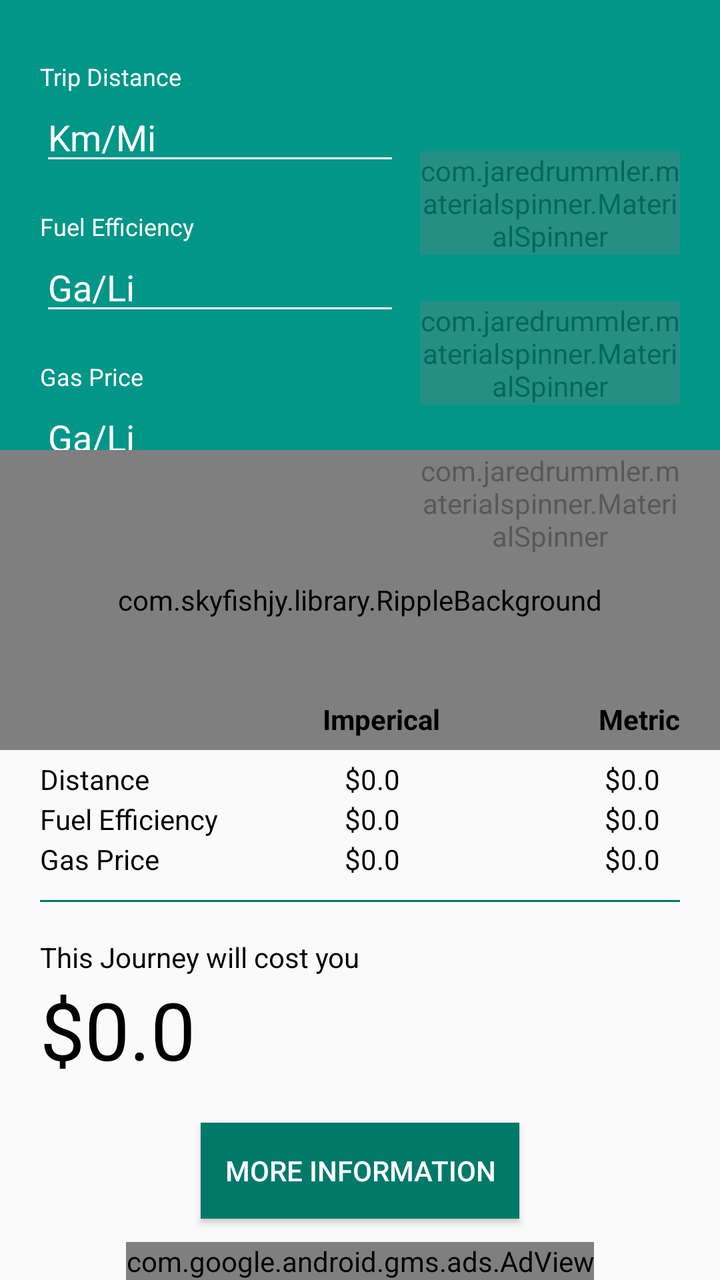
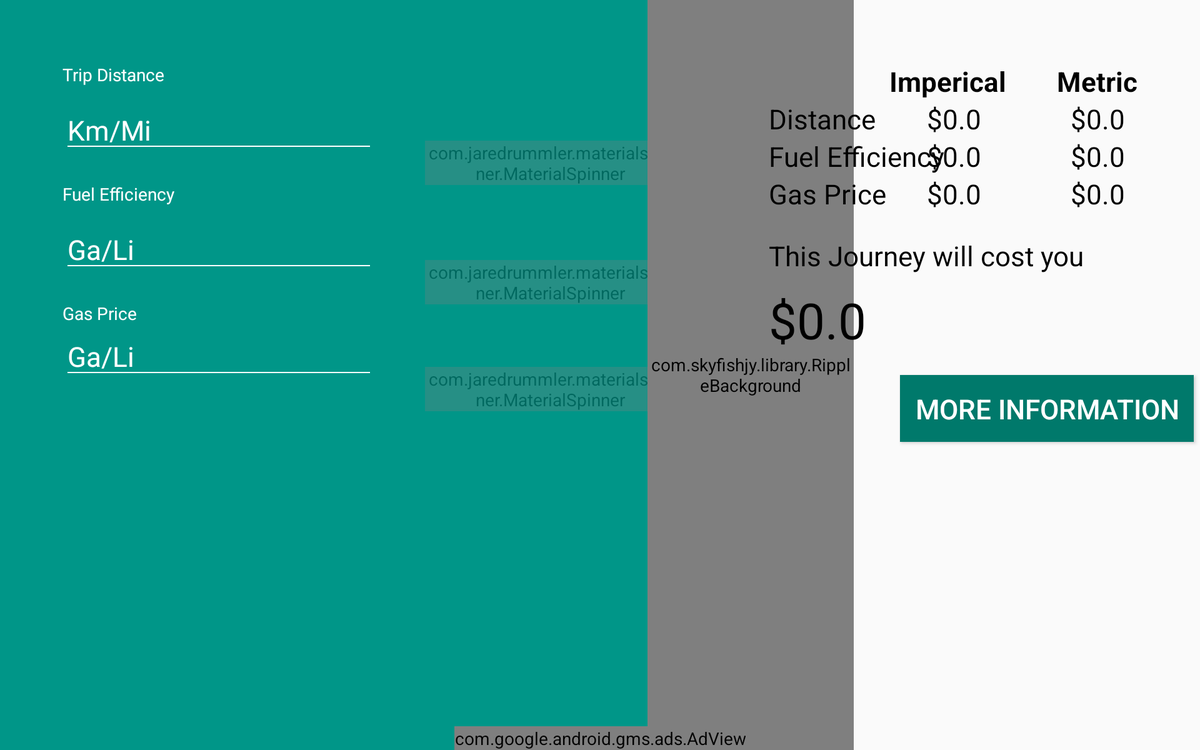

One screen, two layout resources from the same app: the default and the repository's alternative for another configuration. Each is rendered where Android would select it; the XML of both is given below.
<!-- AndroidManifest.xml: application theme AppTheme -->
<!-- res/layout/fuel.xml -->
<RelativeLayout xmlns:android="http://schemas.android.com/apk/res/android"
    xmlns:tools="http://schemas.android.com/tools"
    android:layout_width="match_parent"
    android:layout_height="match_parent"
    xmlns:app="http://schemas.android.com/apk/res-auto"
    tools:context="com.xhords.handycalculator.handycalculator.MainActivity">


    <android.support.v4.widget.NestedScrollView
        android:id="@+id/fuel_scroll"
        android:layout_width="match_parent"
        android:layout_height="match_parent"
        android:layout_alignParentTop="true"
        android:layout_alignParentLeft="true"
        android:layout_alignParentStart="true">

        <RelativeLayout
            android:layout_width="match_parent"
            android:layout_height="match_parent">

            <ImageView
                android:layout_width="match_parent"
                android:layout_height="300dp"
                android:background="@color/fuel_primary_light"/>

            <TextView
                android:id="@+id/txt_distance"
                android:layout_width="wrap_content"
                android:layout_height="wrap_content"
                android:text="@string/trip_dist"
                android:layout_marginLeft="20dp"
                android:layout_marginTop="30dp"
                android:textColor="@color/text_color_white"
                android:textSize="@dimen/textview_lable_size"/>

            <EditText
                android:id="@+id/trip_dist"
                android:layout_width="180dp"
                android:layout_height="wrap_content"
                android:hint="Km/Mi"
                android:layout_marginLeft="20dp"
                android:layout_below="@+id/txt_distance"
                android:textColor="@color/text_color_white"
                android:textColorHint="@color/text_color_white"
                android:backgroundTint="@color/text_color_white"
                android:inputType="numberDecimal"/>

            <TextView
                android:id="@+id/txt_distance1"
                android:textSize="@dimen/textview_lable_size"
                android:layout_width="wrap_content"
                android:layout_height="wrap_content"
                android:text="@string/Fuel_effi"
                android:layout_marginLeft="20dp"
                android:layout_marginTop="105dp"
                android:textColor="@color/text_color_white"/>

            <EditText
                android:id="@+id/fuel_effi"
                android:layout_width="180dp"
                android:layout_height="wrap_content"
                android:hint="Ga/Li"
                android:layout_marginLeft="20dp"
                android:layout_below="@+id/txt_distance1"
                android:textColor="@color/text_color_white"
                android:textColorHint="@color/text_color_white"
                android:backgroundTint="@color/text_color_white"
                android:inputType="numberDecimal"/>

            <TextView
                android:id="@+id/txt_distance2"
                android:layout_width="wrap_content"
                android:layout_height="wrap_content"
                android:text="@string/Gas_price"
                android:layout_marginLeft="20dp"
                android:layout_marginTop="180dp"
                android:textSize="@dimen/textview_lable_size"
                android:textColor="@color/text_color_white"/>

            <EditText
                android:id="@+id/gas_price"
                android:layout_width="180dp"
                android:layout_height="wrap_content"
                android:hint="Ga/Li"
                android:layout_marginLeft="20dp"
                android:layout_below="@+id/txt_distance2"
                android:textColor="@color/text_color_white"
                android:textColorHint="@color/text_color_white"
                android:backgroundTint="@color/text_color_white"
                android:inputType="numberDecimal"/>

            <com.skyfishjy.library.RippleBackground
                xmlns:android="http://schemas.android.com/apk/res/android"
                xmlns:app="http://schemas.android.com/apk/res-auto"
                android:layout_width="match_parent"
                android:layout_height="150dp"
                android:id="@+id/content"
                app:rb_color="@color/fuel_primary_dark"
                app:rb_radius="8dp"
                app:rb_rippleAmount="4"
                app:rb_duration="3000"
                app:rb_scale="6"
                android:layout_marginTop="225dp">

            <ImageButton
                android:id="@+id/fuel_img_btn"
                android:layout_width="50dp"
                android:layout_height="50dp"
                android:src="@drawable/fuel"
                android:background="@drawable/round_btn_fuel"
                android:layout_centerHorizontal="true"
                android:layout_marginTop="50dp"/>

            </com.skyfishjy.library.RippleBackground>

            <TextView
                android:layout_width="wrap_content"
                android:layout_height="wrap_content"
                android:text="Imperical"
                android:textStyle="bold"
                android:layout_alignParentRight="true"
                android:layout_marginTop="350dp"
                android:layout_marginRight="140dp"
                android:textColor="#000000"/>

            <TextView
                android:id="@+id/txt_dist_imperical"
                android:layout_width="wrap_content"
                android:layout_height="wrap_content"
                android:text="$0.0"
                android:textColor="#000000"
                android:layout_alignBaseline="@+id/txt_dist_metric"
                android:layout_alignBottom="@+id/txt_dist_metric"
                android:layout_alignLeft="@+id/txt_fuel_effi_imperical"
                android:layout_alignStart="@+id/txt_fuel_effi_imperical" />

            <TextView
                android:id="@+id/txt_fuel_effi_imperical"
                android:layout_width="wrap_content"
                android:layout_height="wrap_content"
                android:text="$0.0"
                android:layout_alignParentRight="true"
                android:layout_marginTop="400dp"
                android:layout_marginRight="160dp"
                android:textColor="#000000"/>

            <TextView
                android:id="@+id/txt_gas_price_imperical"
                android:layout_width="wrap_content"
                android:layout_height="wrap_content"
                android:text="$0.0"
                android:layout_alignParentRight="true"
                android:layout_marginTop="420dp"
                android:layout_marginRight="160dp"
                android:textColor="#000000"/>

            <TextView
                android:id="@+id/txt_dist_metric"
                android:layout_width="wrap_content"
                android:layout_height="wrap_content"
                android:text="$0.0"
                android:layout_alignParentRight="true"
                android:layout_marginTop="380dp"
                android:layout_marginRight="30dp"
                android:textColor="#000000"/>

            <TextView
                android:id="@+id/txt_fuel_effi_metric"
                android:layout_width="wrap_content"
                android:layout_height="wrap_content"
                android:text="$0.0"
                android:layout_alignParentRight="true"
                android:layout_marginTop="400dp"
                android:layout_marginRight="30dp"
                android:textColor="#000000"/>

            <TextView
                android:id="@+id/txt_gas_price_metric"
                android:layout_width="wrap_content"
                android:layout_height="wrap_content"
                android:text="$0.0"
                android:layout_alignParentRight="true"
                android:layout_marginTop="420dp"
                android:layout_marginRight="30dp"
                android:textColor="#000000"/>

            <TextView
                android:id="@+id/txt_metric"
                android:layout_width="wrap_content"
                android:layout_height="wrap_content"
                android:text="Metric"
                android:textStyle="bold"
                android:layout_alignParentRight="true"
                android:layout_marginTop="350dp"
                android:layout_marginRight="20dp"
                android:textColor="#000000"/>

            <TextView
                android:layout_width="wrap_content"
                android:layout_height="wrap_content"
                android:text="Distance"
                android:layout_marginLeft="20dp"
                android:layout_marginTop="380dp"
                android:textColor="#000000"/>

            <TextView
                android:layout_width="wrap_content"
                android:layout_height="wrap_content"
                android:text="Fuel Efficiency"
                android:layout_marginLeft="20dp"
                android:layout_marginTop="400dp"
                android:textColor="#000000"/>
            <TextView
                android:id="@+id/txt_gas_price"
                android:layout_width="wrap_content"
                android:layout_height="wrap_content"
                android:text="Gas Price"
                android:layout_marginLeft="20dp"
                android:layout_marginTop="420dp"
                android:textColor="#000000"/>

            <ImageView
                android:layout_width="320dp"
                android:layout_height="1dp"
                android:layout_centerHorizontal="true"
                android:layout_marginTop="450dp"
                android:background="@color/fuel_primary_dark"/>

            <TextView
                android:id="@+id/txt_journey_cost"
                android:layout_width="wrap_content"
                android:layout_height="wrap_content"
                android:text="@string/Jounrey_cost_string"
                android:layout_below="@+id/txt_gas_price"
                android:layout_marginLeft="20dp"
                android:layout_marginTop="30dp"
                android:textColor="#000000"/>

            <TextView
                android:id="@+id/txt_journey_cost_imperical"
                android:layout_width="wrap_content"
                android:layout_height="wrap_content"
                android:layout_below="@+id/txt_journey_cost"
                android:text="$0.0"
                android:layout_marginLeft="20dp"
                android:layout_marginTop="0dp"
                android:textColor="#000000"
                android:textSize="@dimen/final_calulated_value"/>


            <Button
                android:id="@+id/fuel_moreInfo"
                android:layout_width="wrap_content"
                android:layout_height="wrap_content"
                android:text="@string/Fuel_Ready_to_quit"
                android:layout_centerHorizontal="true"
                android:layout_marginTop="20dp"
                android:layout_below="@+id/txt_journey_cost_imperical"
                android:layout_marginBottom="60dp"
                android:background="@color/fuel_primary_dark"
                android:textColor="@color/text_color_white"
                android:padding="12dp"/>

            <com.jaredrummler.materialspinner.MaterialSpinner
                android:id="@+id/trip_dist_spinner"
                android:layout_width="130dp"
                android:layout_height="wrap_content"
                android:alpha="0.3"
                android:layout_alignBaseline="@+id/trip_dist"
                android:layout_alignParentRight="true"
                android:layout_alignParentEnd="true"
                android:layout_marginRight="20dp"/>

            <com.jaredrummler.materialspinner.MaterialSpinner
                android:id="@+id/fuel_effi_spinner"
                android:layout_width="130dp"
                android:layout_height="wrap_content"
                android:alpha="0.3"
                android:layout_alignBaseline="@+id/fuel_effi"
                android:layout_alignParentRight="true"
                android:layout_alignParentEnd="true"
                android:layout_marginRight="20dp"/>

            <com.jaredrummler.materialspinner.MaterialSpinner
                android:id="@+id/gas_price_spinner"
                android:layout_width="130dp"
                android:layout_height="wrap_content"
                android:alpha="0.3"
                android:layout_alignBaseline="@+id/gas_price"
                android:layout_alignParentRight="true"
                android:layout_alignParentEnd="true"
                android:layout_marginRight="20dp"/>

        </RelativeLayout>

    </android.support.v4.widget.NestedScrollView>

    <com.google.android.gms.ads.AdView
        android:layout_width="wrap_content"
        android:layout_height="wrap_content"
        xmlns:ads="http://schemas.android.com/apk/res-auto"
        android:id="@+id/fuel_adview"
        android:layout_centerHorizontal="true"
        android:layout_alignParentBottom="true"
        ads:adSize = "BANNER"
        ads:adUnitId = "@string/smoke_banner"/>


</RelativeLayout>
<!-- resources referenced by this layout -->
<resources>
  <color name="fuel_primary_dark">#00796b</color>
  <color name="fuel_primary_light">#009688</color>
  
      //tip color
  <color name="text_color_white">#FFFFFF</color>
  <dimen name="final_calulated_value">40sp</dimen>
  <dimen name="textview_lable_size">12sp</dimen>
  <!-- drawable fuel: png bitmap (drawable, 532 bytes) -->
  <!-- drawable round_btn_fuel (drawable) -->
  <?xml version="1.0" encoding="utf-8"?>
  <selector xmlns:android="http://schemas.android.com/apk/res/android">
      <item android:state_pressed="false">
          <shape android:shape="rectangle">
              <corners android:radius="1000dp" />
              <solid android:color="@color/fuel_primary_dark" />
  
  
          </shape>
      </item>
      <item android:state_pressed="true">
          <shape android:shape="rectangle">
              <corners android:radius="1000dp" />
              <solid android:color="@color/fuel_primary_light" />
  
  
          </shape>
      </item>
  </selector>
  <string name="Fuel_Ready_to_quit">More Information</string>
  <string name="Fuel_effi">Fuel Efficiency</string>
  <string name="Gas_price">Gas Price</string>
  <string name="Jounrey_cost_string">This Journey will cost you</string>
  <string name="smoke_banner">ca-app-pub-7051442132957918/2581631581</string>
  <string name="trip_dist">Trip Distance</string>
  <style name="AppTheme" parent="Theme.AppCompat.Light.DarkActionBar">
          
          <item name="colorPrimary">@color/colorPrimary</item>
          <item name="colorPrimaryDark">@color/colorPrimaryDark</item>
          <item name="colorAccent">@color/colorAccent</item>
      </style>
  <color name="colorPrimary">#3F51B5</color>
  <color name="colorPrimaryDark">#303F9F</color>
  <color name="colorAccent">#ab47bc</color>
  
      //smoke color
</resources>
<!-- res/layout-large-land/fuel.xml (the repository's variant of the layout above) -->
<!-- drawn on a 7-inch tablet turned sideways -->
<?xml version="1.0" encoding="utf-8"?>
<RelativeLayout xmlns:android="http://schemas.android.com/apk/res/android"
    android:orientation="vertical" android:layout_width="match_parent"
    android:layout_height="match_parent">

    <RelativeLayout
        android:layout_width="600dp"
        android:layout_height="match_parent"
        android:background="@color/fuel_primary_light">

        <TextView
            android:id="@+id/txt_distance"
            android:layout_width="wrap_content"
            android:layout_height="wrap_content"
            android:text="@string/trip_dist"
            android:layout_marginLeft="50dp"
            android:layout_marginTop="50dp"
            android:textColor="@color/text_color_white"/>

        <EditText
            android:id="@+id/trip_dist"
            android:layout_width="250dp"
            android:layout_height="wrap_content"
            android:hint="Km/Mi"
            android:layout_marginLeft="50dp"
            android:textSize="@dimen/large_size"
            android:layout_below="@+id/txt_distance"
            android:layout_marginTop="10dp"
            android:textColor="@color/text_color_white"
            android:textColorHint="@color/text_color_white"
            android:backgroundTint="@color/text_color_white"
            android:inputType="numberDecimal"/>


        <TextView
            android:id="@+id/txt_distance1"
            android:layout_width="wrap_content"
            android:layout_height="wrap_content"
            android:text="@string/Fuel_effi"
            android:layout_marginLeft="50dp"
            android:layout_marginTop="20dp"
            android:layout_below="@+id/trip_dist"
            android:textColor="@color/text_color_white"/>

        <EditText
            android:id="@+id/fuel_effi"
            android:layout_width="250dp"
            android:layout_height="wrap_content"
            android:hint="Ga/Li"
            android:layout_marginLeft="50dp"
            android:textSize="@dimen/large_size"
            android:layout_below="@+id/txt_distance1"
            android:layout_marginTop="10dp"
            android:textColor="@color/text_color_white"
            android:textColorHint="@color/text_color_white"
            android:backgroundTint="@color/text_color_white"
            android:inputType="numberDecimal"/>

        <TextView
            android:id="@+id/txt_distance2"
            android:layout_width="wrap_content"
            android:layout_height="wrap_content"
            android:text="@string/Gas_price"
            android:layout_marginLeft="50dp"
            android:layout_below="@+id/fuel_effi"
            android:layout_marginTop="20dp"
            android:textColor="@color/text_color_white"/>

        <EditText
            android:id="@+id/gas_price"
            android:layout_width="250dp"
            android:layout_height="wrap_content"
            android:hint="Ga/Li"
            android:layout_marginLeft="50dp"
            android:textSize="@dimen/large_size"
            android:layout_below="@+id/txt_distance2"
            android:textColor="@color/text_color_white"
            android:textColorHint="@color/text_color_white"
            android:backgroundTint="@color/text_color_white"
            android:inputType="numberDecimal"/>

        <com.jaredrummler.materialspinner.MaterialSpinner
            android:id="@+id/trip_dist_spinner"
            android:layout_width="200dp"
            android:layout_height="wrap_content"
            android:alpha="0.3"
            android:layout_alignBaseline="@+id/trip_dist"
            android:layout_alignParentRight="true"
            android:layout_alignParentEnd="true"
            android:layout_marginRight="60dp"/>

        <com.jaredrummler.materialspinner.MaterialSpinner
            android:id="@+id/fuel_effi_spinner"
            android:layout_width="200dp"
            android:layout_height="wrap_content"
            android:alpha="0.3"
            android:layout_alignBaseline="@+id/fuel_effi"
            android:layout_alignParentRight="true"
            android:layout_alignParentEnd="true"
            android:layout_marginRight="60dp"/>

        <com.jaredrummler.materialspinner.MaterialSpinner
            android:id="@+id/gas_price_spinner"
            android:layout_width="200dp"
            android:layout_height="wrap_content"
            android:alpha="0.3"
            android:layout_alignBaseline="@+id/gas_price"
            android:layout_alignParentRight="true"
            android:layout_alignParentEnd="true"
            android:layout_marginRight="60dp"/>

    </RelativeLayout>

    <com.skyfishjy.library.RippleBackground
        xmlns:android="http://schemas.android.com/apk/res/android"
        xmlns:app="http://schemas.android.com/apk/res-auto"
        android:layout_width="165dp"
        android:layout_height="match_parent"
        android:id="@+id/content"
        app:rb_color="@color/fuel_primary_dark"
        app:rb_radius="12dp"
        app:rb_rippleAmount="4"
        app:rb_duration="3000"
        app:rb_scale="6"
        android:layout_centerVertical="true"
        android:layout_marginLeft="518dp">

    <ImageButton
        android:id="@+id/fuel_img_btn"
        android:layout_width="70dp"
        android:layout_height="70dp"
        android:layout_marginLeft="47dp"
        android:layout_centerVertical="true"
        android:src="@drawable/fuel"
        android:background="@drawable/round_btn_fuel"/>

    </com.skyfishjy.library.RippleBackground>

    <TextView
        android:layout_width="wrap_content"
        android:layout_height="wrap_content"
        android:text="Imperical"
        android:textStyle="bold"
        android:layout_alignParentRight="true"
        android:layout_marginTop="50dp"
        android:layout_marginRight="155dp"
        android:textColor="#000000"
        android:textSize="@dimen/text_size_large"/>

    <TextView
        android:id="@+id/txt_dist_imperical"
        android:layout_width="wrap_content"
        android:layout_height="wrap_content"
        android:text="$0.0"
        android:layout_alignParentRight="true"
        android:layout_marginTop="80dp"
        android:layout_marginRight="175dp"
        android:textColor="#000000"
        android:textSize="@dimen/text_size_large"/>

    <TextView
        android:id="@+id/txt_fuel_effi_imperical"
        android:layout_width="wrap_content"
        android:layout_height="wrap_content"
        android:text="$0.0"
        android:layout_alignParentRight="true"
        android:layout_marginTop="110dp"
        android:layout_marginRight="175dp"
        android:textColor="#000000"
        android:textSize="@dimen/text_size_large"/>

    <TextView
        android:id="@+id/txt_gas_price_imperical"
        android:layout_width="wrap_content"
        android:layout_height="wrap_content"
        android:text="$0.0"
        android:layout_alignParentRight="true"
        android:layout_marginTop="140dp"
        android:layout_marginRight="175dp"
        android:textColor="#000000"
        android:textSize="@dimen/text_size_large"/>

    <TextView
        android:id="@+id/txt_dist_metric"
        android:layout_width="wrap_content"
        android:layout_height="wrap_content"
        android:text="$0.0"
        android:layout_alignParentRight="true"
        android:layout_marginTop="80dp"
        android:layout_marginRight="60dp"
        android:textColor="#000000"
        android:textSize="@dimen/text_size_large"/>

    <TextView
        android:id="@+id/txt_fuel_effi_metric"
        android:layout_width="wrap_content"
        android:layout_height="wrap_content"
        android:text="$0.0"
        android:layout_alignParentRight="true"
        android:layout_marginTop="110dp"
        android:layout_marginRight="60dp"
        android:textColor="#000000"
        android:textSize="@dimen/text_size_large"/>

    <TextView
        android:id="@+id/txt_gas_price_metric"
        android:layout_width="wrap_content"
        android:layout_height="wrap_content"
        android:text="$0.0"
        android:layout_alignParentRight="true"
        android:layout_marginTop="140dp"
        android:layout_marginRight="60dp"
        android:textColor="#000000"
        android:textSize="@dimen/text_size_large"/>

    <TextView
        android:id="@+id/txt_metric"
        android:layout_width="wrap_content"
        android:layout_height="wrap_content"
        android:text="Metric"
        android:textStyle="bold"
        android:layout_alignParentRight="true"
        android:layout_marginTop="50dp"
        android:layout_marginRight="50dp"
        android:textColor="#000000"
        android:textSize="@dimen/text_size_large"/>

    <TextView
        android:layout_width="wrap_content"
        android:layout_height="wrap_content"
        android:text="Distance"
        android:layout_marginLeft="615dp"
        android:layout_marginTop="80dp"
        android:textColor="#000000"
        android:textSize="@dimen/text_size_large"/>

    <TextView
        android:layout_width="wrap_content"
        android:layout_height="wrap_content"
        android:text="Fuel Efficiency"
        android:layout_marginLeft="615dp"
        android:layout_marginTop="110dp"
        android:textColor="#000000"
        android:textSize="@dimen/text_size_large"/>
    <TextView
        android:id="@+id/txt_gas_price"
        android:layout_width="wrap_content"
        android:layout_height="wrap_content"
        android:text="Gas Price"
        android:layout_marginLeft="615dp"
        android:layout_marginTop="140dp"
        android:textColor="#000000"
        android:textSize="@dimen/text_size_large"/>

    <TextView
        android:id="@+id/txt_journey_cost"
        android:layout_width="wrap_content"
        android:layout_height="wrap_content"
        android:text="@string/Jounrey_cost_string"
        android:layout_below="@+id/txt_gas_price"
        android:layout_marginLeft="615dp"
        android:layout_marginTop="20dp"
        android:textColor="#000000"
        android:textSize="@dimen/text_size_large"/>

    <TextView
        android:id="@+id/txt_journey_cost_imperical"
        android:layout_width="wrap_content"
        android:layout_height="wrap_content"
        android:layout_below="@+id/txt_journey_cost"
        android:text="$0.0"
        android:layout_marginLeft="615dp"
        android:layout_marginTop="10dp"
        android:textColor="#000000"
        android:textSize="@dimen/final_calulated_value"/>


    <Button
        android:layout_width="wrap_content"
        android:layout_height="wrap_content"
        android:layout_marginTop="300dp"
        android:layout_marginLeft="720dp"
        android:text="More Information"
        android:background="@color/fuel_primary_dark"
        android:padding="12dp"
        android:textColor="@color/text_color_white"
        android:textSize="@dimen/large_size"
        android:id="@+id/fuel_moreInfo"/>

    <com.google.android.gms.ads.AdView
        android:layout_width="wrap_content"
        android:layout_height="wrap_content"
        xmlns:ads="http://schemas.android.com/apk/res-auto"
        android:id="@+id/fuel_adview"
        android:layout_centerHorizontal="true"
        android:layout_alignParentBottom="true"
        ads:adSize = "LEADERBOARD"
        ads:adUnitId = "@string/fuel_banner"/>



</RelativeLayout>
<!-- resources referenced by the variant -->
<!-- as a 7-inch tablet turned sideways resolves them -->
<resources>
  <color name="fuel_primary_dark">#00796b</color>
  <color name="fuel_primary_light">#009688</color>
  
      //tip color
  <color name="text_color_white">#FFFFFF</color>
  <dimen name="final_calulated_value">40sp</dimen>
  <dimen name="large_size">22sp</dimen>
  <dimen name="text_size_large">22sp</dimen>
  <!-- drawable fuel: png bitmap (drawable, 532 bytes) -->
  <!-- drawable round_btn_fuel (drawable) -->
  <?xml version="1.0" encoding="utf-8"?>
  <selector xmlns:android="http://schemas.android.com/apk/res/android">
      <item android:state_pressed="false">
          <shape android:shape="rectangle">
              <corners android:radius="1000dp" />
              <solid android:color="@color/fuel_primary_dark" />
  
  
          </shape>
      </item>
      <item android:state_pressed="true">
          <shape android:shape="rectangle">
              <corners android:radius="1000dp" />
              <solid android:color="@color/fuel_primary_light" />
  
  
          </shape>
      </item>
  </selector>
  <string name="Fuel_effi">Fuel Efficiency</string>
  <string name="Gas_price">Gas Price</string>
  <string name="Jounrey_cost_string">This Journey will cost you</string>
  <string name="fuel_banner">ca-app-pub-7051442132957918/4423259468</string>
  <string name="trip_dist">Trip Distance</string>
  <style name="AppTheme" parent="Theme.AppCompat.Light.DarkActionBar">
          
          <item name="colorPrimary">@color/colorPrimary</item>
          <item name="colorPrimaryDark">@color/colorPrimaryDark</item>
          <item name="colorAccent">@color/colorAccent</item>
      </style>
  <color name="colorPrimary">#3F51B5</color>
  <color name="colorPrimaryDark">#303F9F</color>
  <color name="colorAccent">#ab47bc</color>
  
      //smoke color
</resources>
